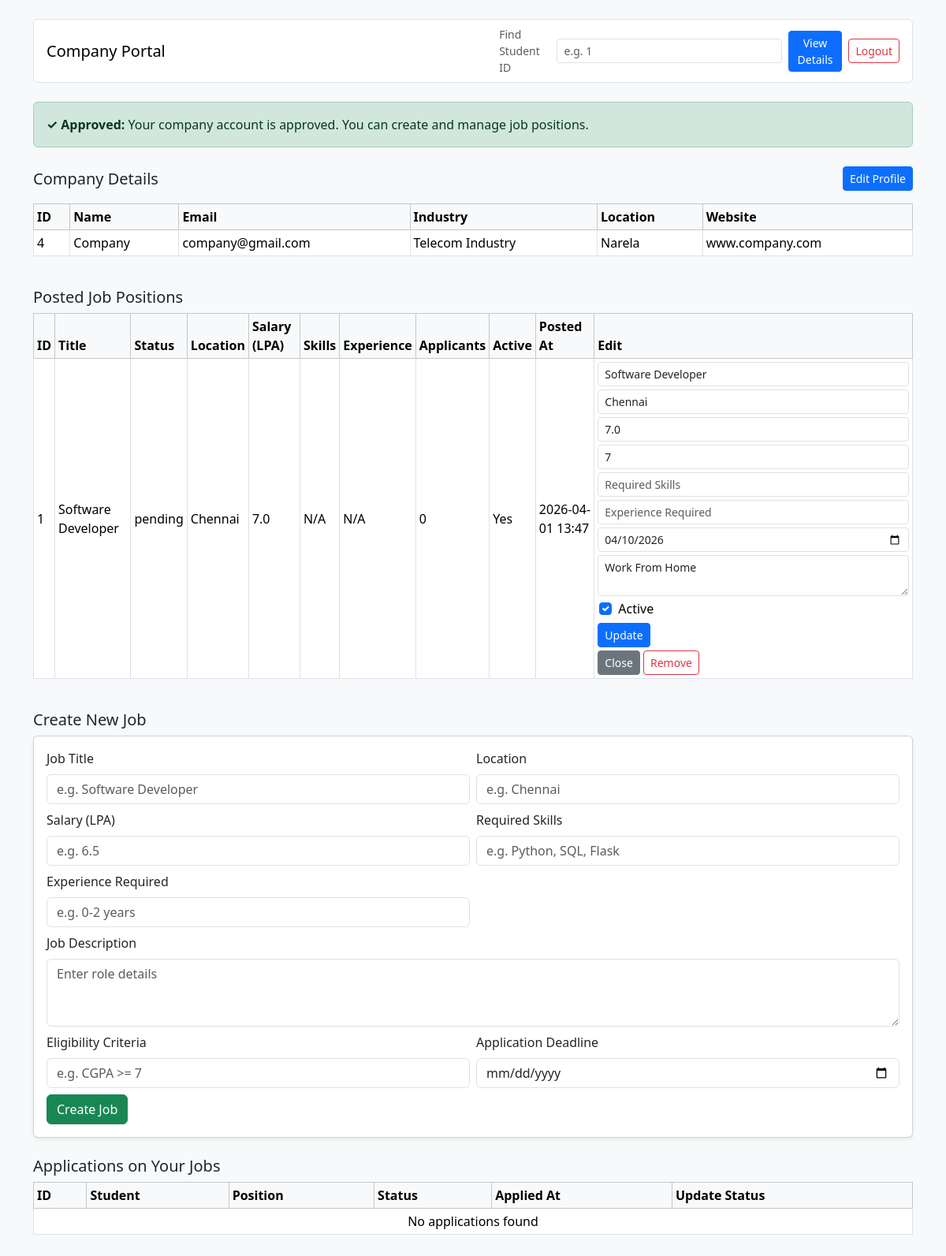
The page /company-dashboard (signed in) on the database as committed earlier.
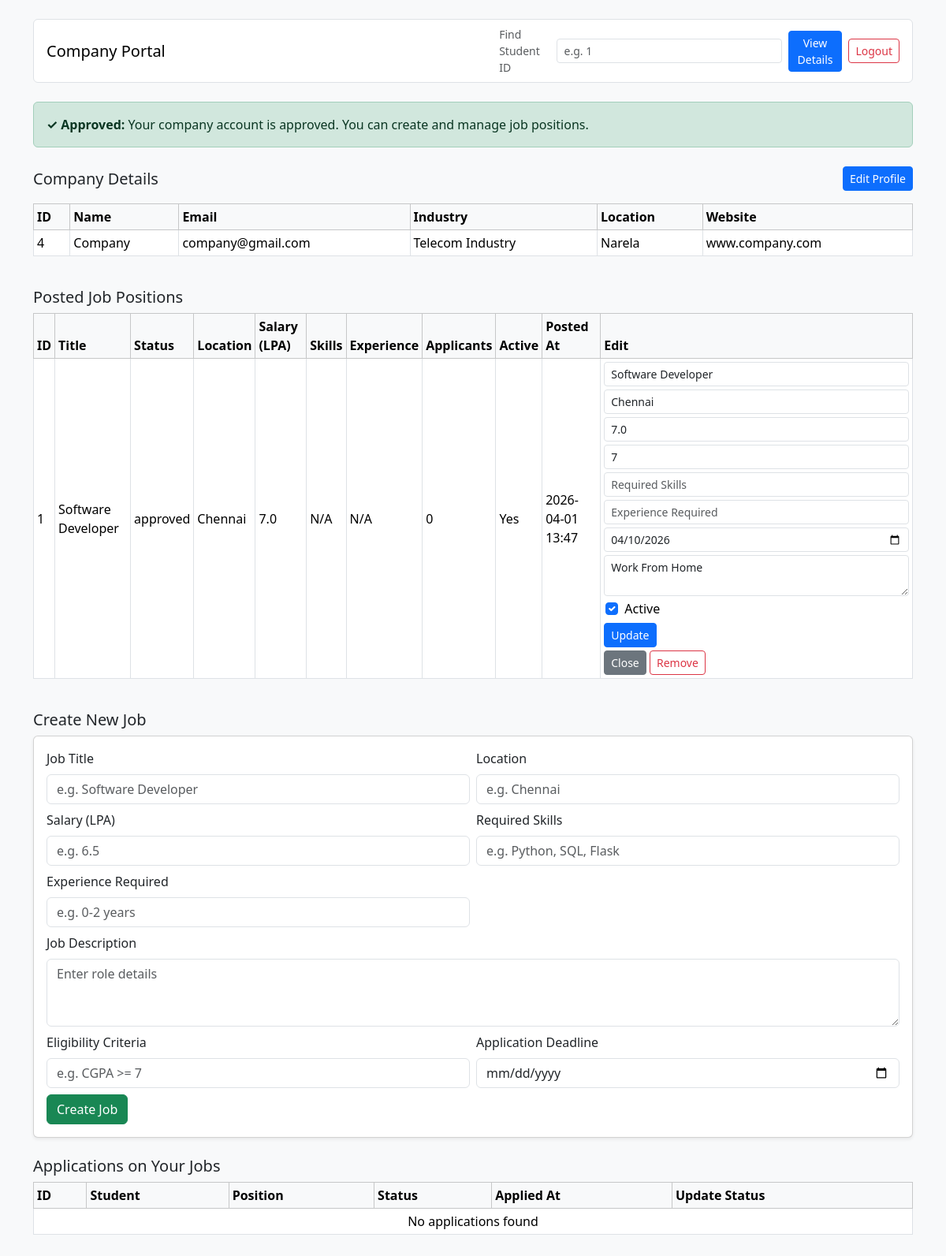
The same page on the database as committed later.
### model.py (models this page shows, shortened)
class JobPosition(db.Model):
    __tablename__ = "job_positions"
    id = db.Column(db.Integer, primary_key=True)
    company_id = db.Column(db.Integer, db.ForeignKey("companies.id"), nullable=False)
    title = db.Column(db.String(120), nullable=False)
    description = db.Column(db.Text, nullable=True)
    eligibility_criteria = db.Column(db.String(255), nullable=True)
    required_skills = db.Column(db.String(255), nullable=True)
    experience_required = db.Column(db.String(120), nullable=True)
    application_deadline = db.Column(db.Date, nullable=True)
    location = db.Column(db.String(120), nullable=True)
    salary_lpa = db.Column(db.Float, nullable=True)
    status = db.Column(db.String(30), nullable=False, default="pending")
    is_active = db.Column(db.Boolean, nullable=False, default=True)
    posted_at = db.Column(db.DateTime, nullable=False, default=datetime.utcnow)
    company = db.relationship("Company", back_populates="job_positions")
    applications = db.relationship(
        "Application", back_populates="job_position", cascade="all, delete-orphan"
    )

### app.py (the view)
@app.route('/company-dashboard')
def company_dashboard():
    if 'company_id' not in session:
        return redirect(url_for("access"))
    close_expired_job_positions()
    company = Company.query.get(session['company_id'])
    if not company or company.is_blacklisted:
        session.clear()
        return redirect(url_for("access"))
    positions = JobPosition.query.filter_by(company_id=company.id).order_by(JobPosition.id.desc()).all()
    applications = Application.query.join(JobPosition).filter(
        JobPosition.company_id == company.id
    ).order_by(Application.id.desc()).all()
    applicant_counts = {}
    for position in positions:
        applicant_counts[position.id] = 0
    for application in applications:
        position_id = application.job_position_id
        applicant_counts[position_id] = applicant_counts.get(position_id, 0) + 1
    return render_template(
        'company.html',
        company=company,
        positions=positions,
        applications=applications,
        applicant_counts=applicant_counts,
    )

### app.py (called while the page is built)
def close_expired_job_positions():
    today = datetime.utcnow().date()
    expired_positions = JobPosition.query.filter(
        JobPosition.is_active == True,
        JobPosition.application_deadline.isnot(None),
        JobPosition.application_deadline < today,
    ).all()
    for position in expired_positions:
        position.is_active = False
        position.status = "closed"
    if expired_positions:
        db.session.commit()

### template/company.html (shortened to what the changed rows need)
<!doctype html>
<html lang="en">
<head>
    <link href="https://cdn.jsdelivr.net/npm/bootstrap@5.3.8/dist/css/bootstrap.min.css" rel="stylesheet">
</head>
<body class="bg-light">
    <div class="container py-4">
        <section class="mb-4">
            <div class="d-flex justify-content-between align-items-center mb-3">
                <h2 class="h5 mb-0">Company Details</h2>
            </div>
            <div class="table-responsive">
                <table class="table table-bordered table-sm align-middle">
                    <thead class="table-light">
                        <tr>
                            <th>ID</th>
                            <th>Name</th>
                            <th>Email</th>
                            <th>Industry</th>
                            <th>Location</th>
                            <th>Website</th>
                        </tr>
                    </thead>
                </table>
            </div>
        </section>
        <section class="mb-4">
            <h2 class="h5">Posted Job Positions</h2>
            <div class="table-responsive">
                <table class="table table-bordered table-sm align-middle">
                    <thead class="table-light">
                        <tr>
                            <th>ID</th>
                            <th>Title</th>
                            <th>Status</th>
                            <th>Location</th>
                            <th>Salary (LPA)</th>
                            <th>Skills</th>
                            <th>Experience</th>
                            <th>Applicants</th>
                            <th>Active</th>
                            <th>Posted At</th>
                            <th>Edit</th>
                        </tr>
                    </thead>
                    <tbody>
                        {% for position in positions %}
                        <tr>
                            <td>{{ position.id }}</td>
                            <td>{{ position.title }}</td>
                            <td>{{ position.status }}</td>
                            <td>{{ position.location or 'N/A' }}</td>
                            <td>{{ position.salary_lpa or 'N/A' }}</td>
                            <td>{{ position.required_skills or 'N/A' }}</td>
                            <td>{{ position.experience_required or 'N/A' }}</td>
                            <td>{{ applicant_counts.get(position.id, 0) }}</td>
                            <td>{{ 'Yes' if position.is_active else 'No' }}</td>
                            <td>{{ position.posted_at.strftime('%Y-%m-%d %H:%M') if position.posted_at else 'N/A' }}</td>
                            <td>
                                <form method="POST" action="{{ url_for('company_edit_job', position_id=position.id) }}" class="row g-1">
                                    <div class="col-12"><input class="form-control form-control-sm" name="title" value="{{ position.title }}" required></div>
                                    <div class="col-12"><input class="form-control form-control-sm" name="location" value="{{ position.location or '' }}" placeholder="Location"></div>
                                    <div class="col-12"><input class="form-control form-control-sm" name="salary_lpa" value="{{ position.salary_lpa or '' }}" placeholder="Salary"></div>
                                    <div class="col-12"><input class="form-control form-control-sm" name="eligibility_criteria" value="{{ position.eligibility_criteria or '' }}" placeholder="Eligibility Criteria"></div>
                                    <div class="col-12"><input class="form-control form-control-sm" name="required_skills" value="{{ position.required_skills or '' }}" placeholder="Required Skills"></div>
                                    <div class="col-12"><input class="form-control form-control-sm" name="experience_required" value="{{ position.experience_required or '' }}" placeholder="Experience Required"></div>
                                    <div class="col-12"><input class="form-control form-control-sm" type="date" name="application_deadline" value="{{ position.application_deadline.strftime('%Y-%m-%d') if position.application_deadline else '' }}"></div>
                                    <div class="col-12"><textarea class="form-control form-control-sm" name="description" rows="2" placeholder="Description">{{ position.description or '' }}</textarea></div>
                                    <div class="col-12 form-check ms-1">
                                        <input class="form-check-input" type="checkbox" name="is_active" id="is-active-{{ position.id }}" {% if position.is_active %}checked{% endif %}>
                                        <label class="form-check-label" for="is-active-{{ position.id }}">Active</label>
                                    </div>
                                    <div class="col-12">
                                        <button class="btn btn-primary btn-sm" type="submit">Update</button>
                                    </div>
                                </form>
                                <form method="POST" action="{{ url_for('company_close_job', position_id=position.id) }}" class="d-inline-block mt-1">
                                    <button class="btn btn-secondary btn-sm" type="submit">Close</button>
                                </form>
                                <form method="POST" action="{{ url_for('company_remove_job', position_id=position.id) }}" class="d-inline-block mt-1">
                                    <button class="btn btn-outline-danger btn-sm" type="submit">Remove</button>
                                </form>
                            </td>
                        </tr>
                        {% else %}
                        <tr><td colspan="11" class="text-center">No job positions found</td></tr>
                        {% endfor %}
                    </tbody>
                </table>
            </div>
        </section>
        <section class="mb-4">
            <h2 class="h5">Create New Job</h2>
        </section>
        <section class="mb-4">
            <h2 class="h5">Applications on Your Jobs</h2>
            <div class="table-responsive">
                <table class="table table-bordered table-sm align-middle">
                    <thead class="table-light">
                        <tr>
                            <th>ID</th>
                            <th>Student</th>
                            <th>Position</th>
                            <th>Status</th>
                            <th>Applied At</th>
                            <th>Update Status</th>
                        </tr>
                    </thead>
                </table>
            </div>
        </section>
    </div>
</body>
</html>

Rows that differ between the two databases and show on the page:
changed JobPosition "Software Developer": status "pending" → "approved"
